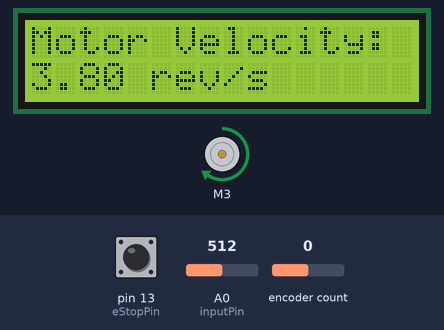
Simulated run of this sketch. Board: Arduino Uno, built with avr-gcc and run on an emulated ATmega328P. On the bench: 16×2 character LCD, DC motor (green arrow = forward, orange = backward, longer = faster). The inputs (shaded band) are chosen by the test bench; at power-on: A0 (inputPin) = 512, pin 13 (eStopPin) HIGH, encoder count 0. What the sketch prints to the serial monitor is not drawn.

Above: at 1.25 s.
1.3 s: A0 (inputPin) set to 306
At 3.0 s:
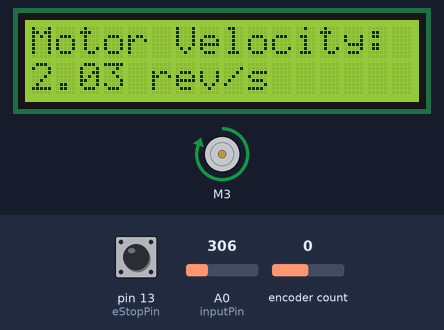
3.1 s: A0 (inputPin) set to 0
At 3.25 s:
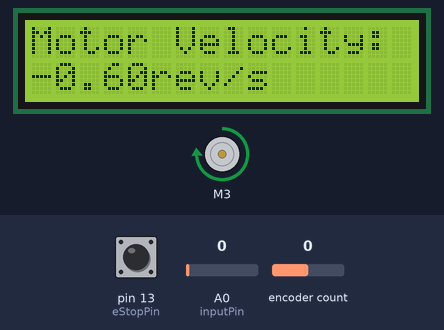
6.1 s: pin 13 (eStopPin) pulled LOW for 0.15 s
7.7 s: pin 13 (eStopPin) pulled LOW for 1 s
At 8.8 s:
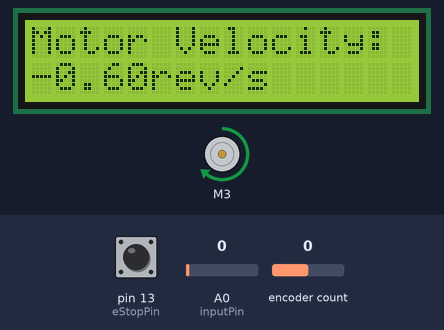
9.3 s: A0 (inputPin) set to 511
At 10.5 s:
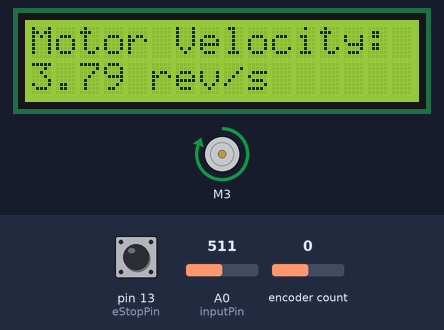
Timing chart, 0 to 12.0 s (numbered marks = the images above; inputs shaded):
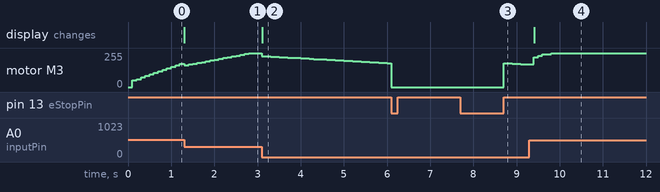

The sketch:

Speed_Control_Rev_0.ino
```cpp
// motor set up
#include <Wire.h>
#include <Adafruit_MotorShield.h>
Adafruit_MotorShield AFMS = Adafruit_MotorShield();
Adafruit_DCMotor *m3 = AFMS.getMotor(3);

// encoder set up
#define ENCODER_OPTIMIZE_INTERRUPTS
#include <Encoder.h>
Encoder e3(2, 4); // set encoder pins
const int conv = 745; // pulses per revolution - avg can reach up to 58.94

// PID set up
#include <PID_v1.h>
double Setvel, Input, Output;
double Kp = 10, Ki = 30, Kd = 3; //40,20,2 work well, also 10,30, 3
PID PID3(&Input, &Output, &Setvel, Kp, Ki, Kd, DIRECT);

// LCD screen set up
#include <LiquidCrystal.h>
LiquidCrystal lcd(12, 11, 8, 7, 9, 10);

// velocity measurement set up
long newPos; // position of motor
long oldPos; // last position of motor
long deltaPos; // motor control
long oldTime = 0; // last time check
long newTime = 0; // current time
long deltaTime = 0; // time passed
double velocity; // motor speed
double vel_rs; // revolutions per second

// real time control & estop
int newLoopTime = 0;
int oldLoopTime = 0;
int controlLoopInterval = 100; // run at 10 Hz
boolean realTimeRun = true;
int eStopPin = 13;
int inputPin = A0;
int inputVal = 0;

void setup() {
  // put your setup code here, to run once:

  // comms set up
  Serial.begin(9600);           // set up Serial library at 9600 bps
  Serial.println("PID Control Test");
  AFMS.begin();  // create with the default frequency 1.6KHz

  // PID set up
  PID3.SetMode(AUTOMATIC);
  PID3.SetOutputLimits(-255, 255);

  // estop set up
  pinMode(eStopPin, INPUT_PULLUP);

  //lcd set up
  lcd.begin(16, 2);
  lcd.print("Motor Velocity:");
  lcd.setCursor(0, 1);
}

void loop() {
  //  Serial.print(realTimeRun);

  if (!realTimeRun) {
    while (!realTimeRun) {
      if (!digitalRead(eStopPin)) {
        while (!digitalRead(eStopPin)) {
          delay(1);
        }
        realTimeRun = true;
        Serial.println("RESTARTING");
        break;
      }
    }
  }

  while (realTimeRun) {
    // check e stop and stop if hit
    if (!digitalRead(eStopPin)) {
      setVelocity(m3, 0);
      while (!digitalRead(eStopPin)) {
        delay(1);
      }
      realTimeRun = false;
      Serial.println("ESTOP TRIGGERED - HIT AGAIN TO RESTART");
      break;
    }

    // Real-Time clock control. Check to see if one clock cycle has elapsed before running this control code
    newLoopTime = millis();                                             // get current Arduino time (50 days till wrap)
    if (newLoopTime - oldLoopTime >= controlLoopInterval) {             // if true run flight code
      oldLoopTime = newLoopTime;                                        // reset time stamp

      // SENSE
      // encoder reading
      long pos = e3.read();

      // speed input reading
      inputVal = analogRead(inputPin);


      // velocity calculations
      oldTime = newTime;
      newTime = millis();

      oldPos = newPos;
      newPos = pos;

      velocity = ( (double) (newPos - oldPos)) / ( (double) (newTime - oldTime)); // ticks per millisecond

      vel_rs = (velocity / conv) * 1000;
      Serial.print(" | Delta pos: "); Serial.print(newPos - oldPos);
      Serial.print(" | Delta time: "); Serial.print(newTime - oldTime);
      Serial.print(" | Velocity Rev/s: "); Serial.println(vel_rs);

      // THINK
      Setvel = remapVal(inputVal); // revs per sec
      Input = vel_rs;
      //    int Output2 = Kp * (Setvel - vel_rs);
      PID3.Compute();

      // ACT
      setVelocity(m3, Output);
      lcd.clear();
      lcd.print("Motor Velocity:");
      lcd.setCursor(0, 1);
      lcd.print(Setvel);
      lcd.setCursor(5, 1);
      lcd.print("rev/s");
      //      setVelocity(m3, 50);
    }
  }
}

double remapVal(int sensorVal) {
  // sensorVal - input sensor value from potentiometer
  // remaps sensor value from potentiometer to a velocity
  double newVal = 8.00 * ((double) sensorVal - 70.0) / 930.0;
  return newVal;

}

void setVelocity(Adafruit_DCMotor *motor, int vel) {
  // motor - which motor object to set velocity for
  // vel - -255 to +255

  if (vel > 255) vel = 255;
  else if (vel < -255) vel = -255;

  if (vel >= 0) {
    motor->run(FORWARD);
    motor->setSpeed(vel);
  }

  else {
    motor->run(BACKWARD);
    motor->setSpeed(-vel);
  }
}
```

Measured:
- after the input at 1.3 s, the display: changes at once (image 1)
- after the input at 3.1 s, motor M3: moves from forward 255/255 to forward 180/255 over 2.9 s, starting at once; the display: changes at once (image 2)
- after the input at 7.7 s, motor M3: stopped → forward 178/255 after 1.0 s, → forward 176/255 0.19 s later, → forward 174/255 0.10 s later, → forward 172/255 0.10 s later, … (5 changes in this stretch)
- after the input at 9.3 s, the display: changes after 0.11 s (image 4)
